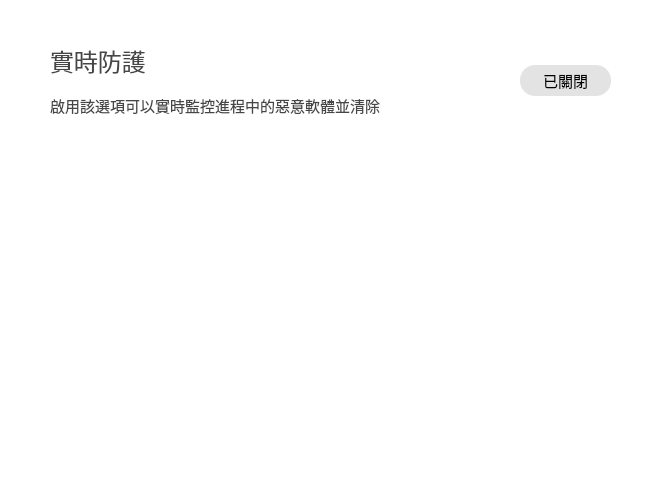
    <widget class="QWidget" name="Protection_widget" native="true">
     <property name="geometry">
      <rect>
       <x>170</x>
       <y>50</y>
       <width>671</width>
       <height>481</height>
      </rect>
     </property>
     <property name="font">
      <font>
       <family>Microsoft YaHei</family>
       <pointsize>11</pointsize>
       <stylestrategy>PreferAntialias</stylestrategy>
      </font>
     </property>
     <property name="styleSheet">
      <string notr="true">background-color:rgba(255, 255, 255,240);</string>
     </property>
     <widget class="QWidget" name="Real_time_Protection_widget" native="true">
      <property name="geometry">
       <rect>
        <x>30</x>
        <y>30</y>
        <width>611</width>
        <height>101</height>
       </rect>
      </property>
      <property name="acceptDrops">
       <bool>false</bool>
      </property>
      <property name="layoutDirection">
       <enum>Qt::RightToLeft</enum>
      </property>
      <property name="autoFillBackground">
       <bool>false</bool>
      </property>
      <widget class="QLabel" name="Protection_title">
       <property name="geometry">
        <rect>
         <x>20</x>
         <y>10</y>
         <width>351</width>
         <height>41</height>
        </rect>
       </property>
       <property name="font">
        <font>
         <family>Microsoft YaHei</family>
         <pointsize>18</pointsize>
         <stylestrategy>PreferAntialias</stylestrategy>
        </font>
       </property>
       <property name="styleSheet">
        <string notr="true">color: rgb(70,70,70);</string>
       </property>
       <property name="text">
        <string>實時防護</string>
       </property>
       <property name="alignment">
        <set>Qt::AlignLeading|Qt::AlignLeft|Qt::AlignVCenter</set>
       </property>
      </widget>
      <widget class="QLabel" name="Protection_illustrate">
       <property name="geometry">
        <rect>
         <x>20</x>
         <y>50</y>
         <width>421</width>
         <height>51</height>
        </rect>
       </property>
       <property name="font">
        <font>
         <family>Microsoft YaHei</family>
         <pointsize>11</pointsize>
         <stylestrategy>PreferAntialias</stylestrategy>
        </font>
       </property>
       <property name="styleSheet">
        <string notr="true">color: rgb(70,70,70);</string>
       </property>
       <property name="text">
        <string>啟用該選項可以實時監控進程中的惡意軟體並清除</string>
       </property>
       <property name="scaledContents">
        <bool>false</bool>
       </property>
       <property name="alignment">
        <set>Qt::AlignLeading|Qt::AlignLeft|Qt::AlignVCenter</set>
       </property>
       <property name="wordWrap">
        <bool>true</bool>
       </property>
      </widget>
      <widget class="QPushButton" name="Protection_switch_Button">
       <property name="geometry">
        <rect>
         <x>490</x>
         <y>35</y>
         <width>91</width>
         <height>31</height>
        </rect>
       </property>
       <property name="sizePolicy">
        <sizepolicy hsizetype="Minimum" vsizetype="Minimum">
         <horstretch>0</horstretch>
         <verstretch>0</verstretch>
        </sizepolicy>
       </property>
       <property name="font">
        <font>
         <family>Microsoft YaHei</family>
         <pointsize>11</pointsize>
         <stylestrategy>PreferAntialias</stylestrategy>
        </font>
       </property>
       <property name="focusPolicy">
        <enum>Qt::StrongFocus</enum>
       </property>
       <property name="styleSheet">
        <string notr="true">QPushButton
{
	border:none;
	background-color:rgba(20,20,20,30);
	border-radius: 15px;
}
QPushButton:hover
{
    background-color:rgba(20,20,20,50);
}</string>
       </property>
       <property name="text">
        <string>已關閉</string>
       </property>
       <property name="iconSize">
        <size>
         <width>16</width>
         <height>16</height>
        </size>
       </property>
       <property name="checkable">
        <bool>false</bool>
       </property>
      </widget>
     </widget>
    </widget>
